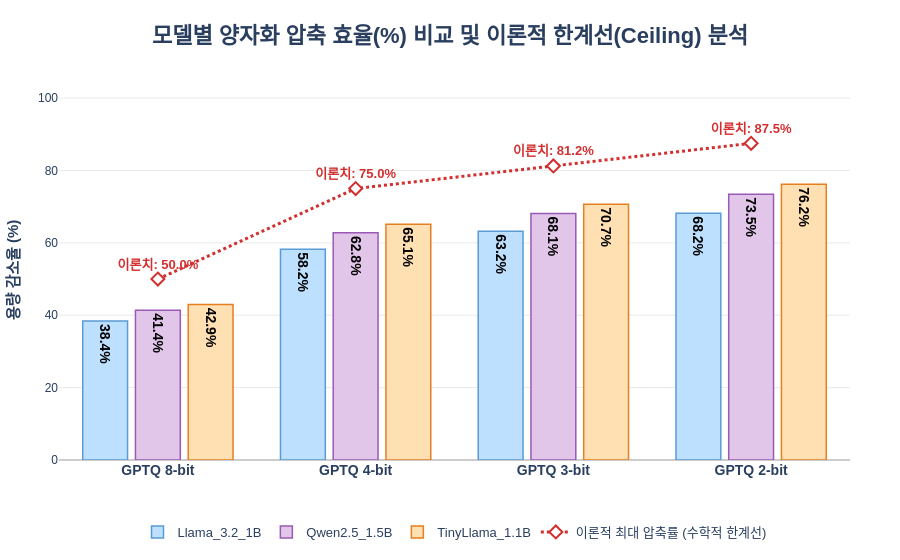

The notebook cell saved with this chart:
### Code cell
import os
from math import prod
from safetensors import safe_open
import plotly.graph_objects as go

# =====================================================================
# 1. 데이터 추출 함수 (순수 텐서 용량 기준)
# =====================================================================
def analyze_safetensors_gib(file_path):
    if not os.path.exists(file_path): return 0.0
    tensor_bytes_sum = 0
    with safe_open(file_path, framework="pt", device="cpu") as f:
        for key in f.keys():
            tensor = f.get_tensor(key)
            params = prod(tensor.shape)
            element_size = tensor.element_size() 
            tensor_bytes_sum += (params * element_size)
    return tensor_bytes_sum / (1024 ** 3)

# =====================================================================
# 2. 경로 설정 및 데이터 처리
# =====================================================================
BASE_ORIGINAL = r"C:\Users\user\SLM\00_Base_Models"
BASE_QUANT = r"C:\Users\user\SLM\02_cuda_aligned"

models_config = {
    "Llama_3.2_1B": [
        rf"{BASE_ORIGINAL}\Llama-3.2-1B-Instruct\model.safetensors",
        rf"{BASE_QUANT}\Llama_3.2_1B\Distillation\GPTQ_8bit\model.safetensors",
        rf"{BASE_QUANT}\Llama_3.2_1B\Distillation\GPTQ_4bit\model.safetensors",
        rf"{BASE_QUANT}\Llama_3.2_1B\Distillation\GPTQ_3bit\model.safetensors",
        rf"{BASE_QUANT}\Llama_3.2_1B\Distillation\GPTQ_2bit\model.safetensors"
    ],
    "Qwen2.5_1.5B": [
        rf"{BASE_ORIGINAL}\Qwen2.5-1.5B-Instruct\model.safetensors",
        rf"{BASE_QUANT}\Qwen2.5_1.5B\Base_RLHF\GPTQ_8bit\model.safetensors",
        rf"{BASE_QUANT}\Qwen2.5_1.5B\Base_RLHF\GPTQ_4bit\model.safetensors",
        rf"{BASE_QUANT}\Qwen2.5_1.5B\Base_RLHF\GPTQ_3bit\model.safetensors",
        rf"{BASE_QUANT}\Qwen2.5_1.5B\Base_RLHF\GPTQ_2bit\model.safetensors"
    ],
    "TinyLlama_1.1B": [
        rf"{BASE_ORIGINAL}\TinyLlama-1.1B-Chat-v1.0\model.safetensors",
        rf"{BASE_QUANT}\TinyLlama_1.1B\Base_Scratch\GPTQ_8bit\model.safetensors",
        rf"{BASE_QUANT}\TinyLlama_1.1B\Base_Scratch\GPTQ_4bit\model.safetensors",
        rf"{BASE_QUANT}\TinyLlama_1.1B\Base_Scratch\GPTQ_3bit\model.safetensors",
        rf"{BASE_QUANT}\TinyLlama_1.1B\Base_Scratch\GPTQ_2bit\model.safetensors"
    ]
}

reduction_rates = {}
for model, paths in models_config.items():
    sizes = [analyze_safetensors_gib(p) for p in paths]
    base_size = sizes[0]
    
    if base_size > 0:
        rates = [((base_size - s) / base_size) * 100 if s > 0 else 0 for s in sizes[1:]]
    else:
        rates = [0.0, 0.0, 0.0, 0.0]
        
    reduction_rates[model] = rates

# =====================================================================
# 3. Plotly 그룹형 막대 + 이론적 상한선 오버레이
# =====================================================================
labels_quant_only = ['GPTQ 8-bit', 'GPTQ 4-bit', 'GPTQ 3-bit', 'GPTQ 2-bit']
theoretical_rates = [50.0, 75.0, 81.25, 87.5]

# 지정된 막대 채우기 및 테두리 색상
colors = {'Llama_3.2_1B': '#BDE0FE', 'Qwen2.5_1.5B': '#E1C6E9', 'TinyLlama_1.1B': '#FFE0B2'}
line_colors = {'Llama_3.2_1B': '#5A9BD5', 'Qwen2.5_1.5B': '#9B59B6', 'TinyLlama_1.1B': '#E67E22'}

fig = go.Figure()

# 1. 실제 모델들의 감소율 막대그래프
for model_name, rates in reduction_rates.items():
    text_labels = [f"<b>{rate:.1f}%</b>" if rate > 0 else "" for rate in rates]
    
    fig.add_trace(go.Bar(
        name=model_name,
        x=labels_quant_only,
        y=rates,
        text=text_labels,
        textposition='inside', 
        insidetextanchor='end',
        textfont=dict(size=14, color='#000000'), 
        marker_color=colors[model_name],
        marker_line_color=line_colors[model_name], 
        marker_line_width=1.5,
        hovertemplate="<b>%{x}</b><br>모델: " + model_name + "<br>실제 감소율: %{y:.2f}%<extra></extra>"
    ))

# 2. 이론적 상한선(Ceiling) 점선 그래프 오버레이
fig.add_trace(go.Scatter(
    name='이론적 최대 압축률 (수학적 한계선)',
    x=labels_quant_only,
    y=theoretical_rates,
    mode='lines+markers+text',
    text=[f"<b>이론치: {rate:.1f}%</b>" for rate in theoretical_rates],
    textposition='top center',
    textfont=dict(size=13, color='#D32F2F'),
    line=dict(color='#D32F2F', width=3, dash='dot'), 
    marker=dict(symbol='diamond', size=10, color='white', line=dict(color='#D32F2F', width=2)),
    hovertemplate="<b>%{x}</b><br>이론적 최대 감소율: %{y:.2f}%<extra></extra>"
))

# # =====================================================================
# # 4. [핵심 추가] '오버헤드 격차(Gap)' 시각적 주석(Annotation) 추가
# # =====================================================================
# # 가장 오버헤드가 큰 Llama 3.2 1B의 2-bit 구간에 화살표와 텍스트 배치
# target_actual_rate = reduction_rates['Llama_3.2_1B'][3] if 'Llama_3.2_1B' in reduction_rates else 68.2
# target_theo_rate = theoretical_rates[3] # 87.5

# fig.add_annotation(
#     x='GPTQ 2-bit',              # X축 기준점
#     y=target_theo_rate - 1,      # 화살표 상단 끝점 (이론선 바로 아래)
#     ax='GPTQ 2-bit',
#     ay=target_actual_rate + 1,   # 화살표 하단 끝점 (막대 바로 위)
#     xref='x', yref='y', axref='x', ayref='y',
#     text="<b>이론과 실제의 격차<br>= 고정 오버헤드</b>", # 설명 캡션
#     font=dict(size=12, color='#D32F2F'),
#     showarrow=True,
#     arrowhead=2,
#     arrowside='end+start',       # ★ 양방향 화살표(↕) 설정
#     arrowsize=1.5,
#     arrowwidth=2,
#     arrowcolor='#D32F2F',
#     xshift=-55,                  # Llama가 3개 그룹 중 가장 왼쪽 막대이므로 중심축 이동
#     align='center',
#     bgcolor='rgba(255, 255, 255, 0.8)', # 격자 선에 묻히지 않도록 반투명 배경 추가
#     bordercolor='#D32F2F',
#     borderwidth=1,
#     borderpad=3
# )

# =====================================================================
# 5. 레이아웃 최적화 (범례 하단 배치)
# =====================================================================
fig.update_layout(
    title=dict(text='<b>모델별 양자화 압축 효율(%) 비교 및 이론적 한계선(Ceiling) 분석</b>', font=dict(size=22), x=0.5, y=0.95),
    yaxis_title=dict(text='<b>용량 감소율 (%)</b>', font=dict(size=15)),
    barmode='group',
    bargroupgap=0.15,
    bargap=0.2,
    yaxis=dict(
        range=[0, 105], 
        showgrid=True, gridcolor='#EAEAEA', zeroline=True, zerolinecolor='#CCCCCC'
    ),
    xaxis=dict(tickfont=dict(size=14, weight='bold')),
    font=dict(family="Malgun Gothic, AppleGothic, NanumGothic, sans-serif"),
    plot_bgcolor='white',
    
    # [수정됨] 범례를 X축 아래(-0.15) 중앙(0.5)으로 이동
    legend=dict(
        orientation="h", 
        yanchor="top", 
        y=-0.15, 
        xanchor="center", 
        x=0.5, 
        font=dict(size=13)
    ),
    
    # [수정됨] 상단 여백(t)을 줄이고 하단 여백(b)을 늘려 범례 공간 확보
    margin=dict(t=80, b=100, l=50, r=50)
)

fig.show()

### Figure 1 — Plotly figure (JSON) as saved in the notebook; plotly's stock layout.template omitted (floating-point values rounded to 4 significant figures)
{"data": [{"hovertemplate": "<b>%{x}</b><br>모델: Llama_3.2_1B<br>실제 감소율: %{y:.2f}%<extra></extra>", "insidetextanchor": "end", "marker": {"color": "#BDE0FE", "line": {"color": "#5A9BD5", "width": 1.5}}, "name": "Llama_3.2_1B", "text": ["<b>38.4%</b>", "<b>58.2%</b>", "<b>63.2%</b>", "<b>68.2%</b>"], "textfont": {"color": "#000000", "size": 14}, "textposition": "inside", "type": "bar", "x": ["GPTQ 8-bit", "GPTQ 4-bit", "GPTQ 3-bit", "GPTQ 2-bit"], "y": [38.39, 58.23, 63.19, 68.15]}, {"hovertemplate": "<b>%{x}</b><br>모델: Qwen2.5_1.5B<br>실제 감소율: %{y:.2f}%<extra></extra>", "insidetextanchor": "end", "marker": {"color": "#E1C6E9", "line": {"color": "#9B59B6", "width": 1.5}}, "name": "Qwen2.5_1.5B", "text": ["<b>41.4%</b>", "<b>62.8%</b>", "<b>68.1%</b>", "<b>73.5%</b>"], "textfont": {"color": "#000000", "size": 14}, "textposition": "inside", "type": "bar", "x": ["GPTQ 8-bit", "GPTQ 4-bit", "GPTQ 3-bit", "GPTQ 2-bit"], "y": [41.38, 62.76, 68.11, 73.45]}, {"hovertemplate": "<b>%{x}</b><br>모델: TinyLlama_1.1B<br>실제 감소율: %{y:.2f}%<extra></extra>", "insidetextanchor": "end", "marker": {"color": "#FFE0B2", "line": {"color": "#E67E22", "width": 1.5}}, "name": "TinyLlama_1.1B", "text": ["<b>42.9%</b>", "<b>65.1%</b>", "<b>70.7%</b>", "<b>76.2%</b>"], "textfont": {"color": "#000000", "size": 14}, "textposition": "inside", "type": "bar", "x": ["GPTQ 8-bit", "GPTQ 4-bit", "GPTQ 3-bit", "GPTQ 2-bit"], "y": [42.93, 65.13, 70.67, 76.22]}, {"hovertemplate": "<b>%{x}</b><br>이론적 최대 감소율: %{y:.2f}%<extra></extra>", "line": {"color": "#D32F2F", "dash": "dot", "width": 3}, "marker": {"color": "white", "line": {"color": "#D32F2F", "width": 2}, "size": 10, "symbol": "diamond"}, "mode": "lines+markers+text", "name": "이론적 최대 압축률 (수학적 한계선)", "text": ["<b>이론치: 50.0%</b>", "<b>이론치: 75.0%</b>", "<b>이론치: 81.2%</b>", "<b>이론치: 87.5%</b>"], "textfont": {"color": "#D32F2F", "size": 13}, "textposition": "top center", "type": "scatter", "x": ["GPTQ 8-bit", "GPTQ 4-bit", "GPTQ 3-bit", "GPTQ 2-bit"], "y": [50, 75, 81.25, 87.5]}], "layout": {"bargap": 0.2, "bargroupgap": 0.15, "barmode": "group", "font": {"family": "Malgun Gothic, AppleGothic, NanumGothic, sans-serif"}, "legend": {"font": {"size": 13}, "orientation": "h", "x": 0.5, "xanchor": "center", "y": -0.15, "yanchor": "top"}, "margin": {"b": 100, "l": 50, "r": 50, "t": 80}, "plot_bgcolor": "white", "title": {"font": {"size": 22}, "text": "<b>모델별 양자화 압축 효율(%) 비교 및 이론적 한계선(Ceiling) 분석</b>", "x": 0.5, "y": 0.95}, "xaxis": {"tickfont": {"size": 14, "weight": "bold"}}, "yaxis": {"gridcolor": "#EAEAEA", "range": [0, 105], "showgrid": true, "title": {"font": {"size": 15}, "text": "<b>용량 감소율 (%)</b>"}, "zeroline": true, "zerolinecolor": "#CCCCCC"}}}
